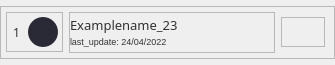
<?xml version="1.0" encoding="UTF-8"?>
<ui version="4.0">
 <class>user</class>
 <widget class="QWidget" name="user">
  <property name="geometry">
   <rect>
    <x>0</x>
    <y>0</y>
    <width>335</width>
    <height>65</height>
   </rect>
  </property>
  <property name="sizePolicy">
   <sizepolicy hsizetype="Preferred" vsizetype="Preferred">
    <horstretch>0</horstretch>
    <verstretch>0</verstretch>
   </sizepolicy>
  </property>
  <property name="minimumSize">
   <size>
    <width>0</width>
    <height>0</height>
   </size>
  </property>
  <property name="maximumSize">
   <size>
    <width>16777215</width>
    <height>65</height>
   </size>
  </property>
  <property name="windowTitle">
   <string>Form</string>
  </property>
  <property name="styleSheet">
   <string notr="true"/>
  </property>
  <layout class="QHBoxLayout" name="horizontalLayout_2" stretch="0">
   <property name="spacing">
    <number>0</number>
   </property>
   <property name="leftMargin">
    <number>0</number>
   </property>
   <property name="topMargin">
    <number>6</number>
   </property>
   <property name="rightMargin">
    <number>0</number>
   </property>
   <property name="bottomMargin">
    <number>6</number>
   </property>
   <item>
    <layout class="QHBoxLayout" name="horizontalLayout_5">
     <property name="leftMargin">
      <number>0</number>
     </property>
     <item>
      <widget class="QFrame" name="frame1">
       <property name="styleSheet">
        <string notr="true">QFrame #frame1{
	background-color: rgb(222, 222, 222);
border:2px solid rgb(140, 140, 140);
border-radius:8px
}</string>
       </property>
       <property name="frameShape">
        <enum>QFrame::StyledPanel</enum>
       </property>
       <property name="frameShadow">
        <enum>QFrame::Raised</enum>
       </property>
       <layout class="QHBoxLayout" name="horizontalLayout_4" stretch="0,1,0">
        <property name="leftMargin">
         <number>5</number>
        </property>
        <property name="topMargin">
         <number>0</number>
        </property>
        <property name="rightMargin">
         <number>9</number>
        </property>
        <property name="bottomMargin">
         <number>0</number>
        </property>
        <item>
         <widget class="QFrame" name="frame_4">
          <property name="maximumSize">
           <size>
            <width>16777215</width>
            <height>40</height>
           </size>
          </property>
          <property name="frameShape">
           <enum>QFrame::StyledPanel</enum>
          </property>
          <property name="frameShadow">
           <enum>QFrame::Raised</enum>
          </property>
          <layout class="QHBoxLayout" name="horizontalLayout">
           <property name="spacing">
            <number>8</number>
           </property>
           <property name="leftMargin">
            <number>6</number>
           </property>
           <property name="topMargin">
            <number>4</number>
           </property>
           <property name="rightMargin">
            <number>4</number>
           </property>
           <property name="bottomMargin">
            <number>4</number>
           </property>
           <item>
            <widget class="QLabel" name="label">
             <property name="minimumSize">
              <size>
               <width>0</width>
               <height>0</height>
              </size>
             </property>
             <property name="maximumSize">
              <size>
               <width>16777215</width>
               <height>16777215</height>
              </size>
             </property>
             <property name="font">
              <font>
               <family>Segoe UI Semibold</family>
              </font>
             </property>
             <property name="styleSheet">
              <string notr="true">color: rgb(50, 50, 50);</string>
             </property>
             <property name="text">
              <string>1</string>
             </property>
            </widget>
           </item>
           <item>
            <widget class="QLabel" name="profile_photo">
             <property name="minimumSize">
              <size>
               <width>30</width>
               <height>30</height>
              </size>
             </property>
             <property name="maximumSize">
              <size>
               <width>30</width>
               <height>30</height>
              </size>
             </property>
             <property name="styleSheet">
              <string notr="true">background-color: rgb(41, 42, 53);
border-radius:15px;</string>
             </property>
             <property name="text">
              <string/>
             </property>
            </widget>
           </item>
          </layout>
         </widget>
        </item>
        <item>
         <widget class="QFrame" name="frame_2">
          <property name="maximumSize">
           <size>
            <width>16777215</width>
            <height>41</height>
           </size>
          </property>
          <property name="frameShape">
           <enum>QFrame::StyledPanel</enum>
          </property>
          <property name="frameShadow">
           <enum>QFrame::Raised</enum>
          </property>
          <layout class="QVBoxLayout" name="verticalLayout_2">
           <property name="spacing">
            <number>0</number>
           </property>
           <property name="leftMargin">
            <number>0</number>
           </property>
           <property name="topMargin">
            <number>3</number>
           </property>
           <property name="rightMargin">
            <number>0</number>
           </property>
           <property name="bottomMargin">
            <number>3</number>
           </property>
           <item>
            <widget class="QLabel" name="username_label">
             <property name="minimumSize">
              <size>
               <width>0</width>
               <height>0</height>
              </size>
             </property>
             <property name="font">
              <font>
               <family>Segoe UI Semibold</family>
               <pointsize>10</pointsize>
              </font>
             </property>
             <property name="styleSheet">
              <string notr="true">color: rgb(50, 50, 50);</string>
             </property>
             <property name="text">
              <string>Examplename_23</string>
             </property>
            </widget>
           </item>
           <item>
            <widget class="QLabel" name="last_update_label">
             <property name="minimumSize">
              <size>
               <width>0</width>
               <height>0</height>
              </size>
             </property>
             <property name="font">
              <font>
               <family>Segoe UI</family>
               <pointsize>7</pointsize>
              </font>
             </property>
             <property name="styleSheet">
              <string notr="true">color: rgb(50, 50, 50);</string>
             </property>
             <property name="text">
              <string>last_update: 24/04/2022</string>
             </property>
            </widget>
           </item>
          </layout>
         </widget>
        </item>
        <item>
         <widget class="QFrame" name="frame_btn">
          <property name="maximumSize">
           <size>
            <width>16777215</width>
            <height>30</height>
           </size>
          </property>
          <property name="frameShape">
           <enum>QFrame::StyledPanel</enum>
          </property>
          <property name="frameShadow">
           <enum>QFrame::Raised</enum>
          </property>
          <layout class="QHBoxLayout" name="horizontalLayout_3">
           <property name="leftMargin">
            <number>0</number>
           </property>
           <property name="topMargin">
            <number>0</number>
           </property>
           <property name="rightMargin">
            <number>0</number>
           </property>
           <property name="bottomMargin">
            <number>0</number>
           </property>
           <item>
            <widget class="QPushButton" name="user_btn">
             <property name="minimumSize">
              <size>
               <width>16</width>
               <height>16</height>
              </size>
             </property>
             <property name="maximumSize">
              <size>
               <width>16</width>
               <height>16</height>
              </size>
             </property>
             <property name="cursor">
              <cursorShape>PointingHandCursor</cursorShape>
             </property>
             <property name="styleSheet">
              <string notr="true">QPushButton{image: url(:/channel/icons/channel/user_btn.svg);
border:none;
}
</string>
             </property>
             <property name="text">
              <string/>
             </property>
            </widget>
           </item>
           <item>
            <widget class="QPushButton" name="chart_btn">
             <property name="minimumSize">
              <size>
               <width>20</width>
               <height>20</height>
              </size>
             </property>
             <property name="maximumSize">
              <size>
               <width>20</width>
               <height>20</height>
              </size>
             </property>
             <property name="cursor">
              <cursorShape>PointingHandCursor</cursorShape>
             </property>
             <property name="styleSheet">
              <string notr="true">QPushButton{
image: url(:/channel/icons/channel/chart_btn.svg);
border:none;
}

</string>
             </property>
             <property name="text">
              <string/>
             </property>
            </widget>
           </item>
          </layout>
         </widget>
        </item>
       </layout>
      </widget>
     </item>
    </layout>
   </item>
  </layout>
 </widget>
 <resources>
  <include location="../../ui/img_ui.qrc"/>
 </resources>
 <connections/>
</ui>
